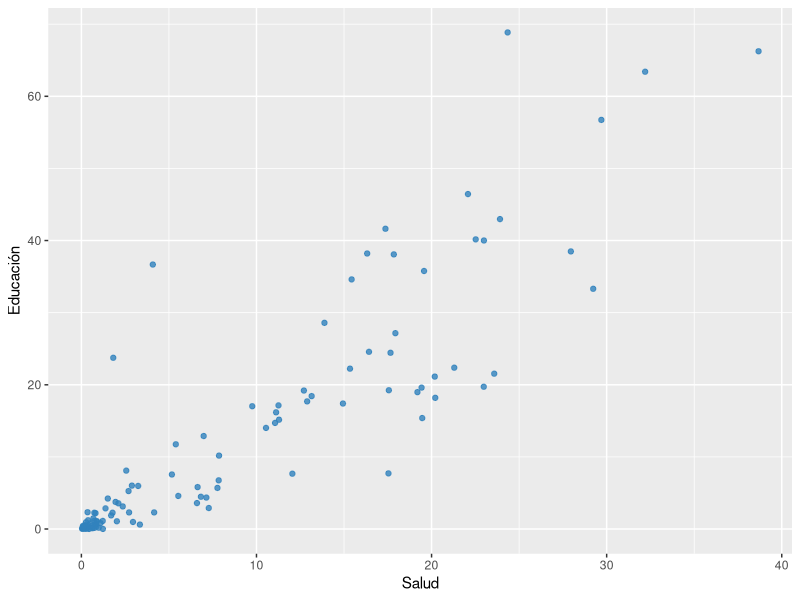

Reproduce this figure in R. (Note: this script raises an error after producing the figure.)
library(dplyr)
library(ggplot2)
library(nortest)
library(psych)
library(readxl)
library(ggplot2)


indicadoresPobreza <- read_excel("3 Dimensiones.xlsx")

#Separamos los datos por variable
datosSalud <- indicadoresPobreza$Salud
datosEstandarVida <- indicadoresPobreza$`Estándares de Vida`
datosEducacion <- indicadoresPobreza$Educación

# Scatter plot: Salud-Educacion
plot_Salud_Educacion <- ggplot(data = indicadoresPobreza, aes(x = datosSalud, y = datosEducacion)) +
  geom_point(colour="#3182bd", alpha = 0.8) +
  labs(x = "Salud", y = "Educación")
options(repr.plot.width = 6, repr.plot.height = 4)

print(plot_Salud_Educacion)

# Scatter plot: Educacion - Estandar de Vida
plot_Educacion_EstandarVida <- ggplot(data = indicadoresPobreza, aes(x = datosEduacion, y = datosEstandarVida)) +
  geom_point(colour="#319b1d",alpha = 0.8) +
  labs(x = "Educación", y = "Estádar Vida")
options(repr.plot.width = 6, repr.plot.height = 4)

print(plot_EstandarVida_Educacion)

# Scatter plot: Estandares de Vida-Salud
plot_EstandarVida_Educacion <- ggplot(data = indicadoresPobreza, aes(x = datosEstandarVida, y = datosSalud)) +
  geom_point(colour="#623397",alpha = 0.8) +
  labs(x = "Estándar de Vida", y = "Salud")
options(repr.plot.width = 6, repr.plot.height = 4)

print(plot_EstandarVida_Educacion)


# Visualización del plot 1x3
layout(matrix(1:3, nrow = 1))
par(mar = c(5, 4, 4, 2))

# Plot 1: Distribución Salud
hist(datosSalud, breaks = 20, col = "#3182bd", main = "Distribución", xlab = "Salud", ylab = "Valor")
abline(h = -0.01, col = "black", lty = 1)

# Plot 2: Distribución Educación
hist(datosEducacion, breaks = 20, col = "#319b1d", main = "Distribución", xlab = "Educación", ylab = "Valor")
abline(h = -0.01, col = "black", lty = 1)

# Plot 3: Distribución Estándar Vida
hist(datosEstandarVida, breaks = 20, col = "#623397", main = "Distribución", xlab = "Estándar Vida", ylab = "Valor")
abline(h = -0.01, col = "black", lty = 1)

# Pruebas Shapiro-Wilk

shapiro_test_salud <- shapiro.test(datosSalud)
shapiro_test_educacion <- shapiro.test(datosEducacion)
shapiro_test_vida <- shapiro.test(datosEstandarVida)
cat("Variable Salud: p-value =", shapiro_test_salud$p.value, "\n",
"Variable Educación: p-value =", shapiro_test_educacion$p.value, "\n",
"Variable Estándar de Vida: p-value =", shapiro_test_vida$p.value, "\n")



# Pruebas de Normalidad
kolmogorov_test_salud <- lillie.test(datosSalud)
cat("Variable Salud: Estadístico =", kolmogorov_test_salud$statistic, ", p-value =", kolmogorov_test_salud$p.value, "\n")

kolmogorov_test_educacion <- lillie.test(datosEducacion)
cat("Variable Educación: Estadístico =", kolmogorov_test_educacion$statistic, ", p-value =", kolmogorov_test_educacion$p.value, "\n")

kolmogorov_test_vida <- lillie.test(datosEstandarVida)
cat("Variable Estándar de Vida: Estadístico =", kolmogorov_test_vida$statistic, ", p-value =", kolmogorov_test_vida$p.value, "\n")

# Correlacion de Spearman
cor_Salud_Educacion <- corr.test(datosSalud, datosEducacion, method = "spearman")
cor_EstandarVida_Educacion <- corr.test(datosEstandarVida, datosEducacion, method = "spearman")
cor_Salud_EstandarVida <- corr.test(datosSalud, datosEstandarVida, method = "spearman")

# Resultados
print(cor_EstandarVida_Educacion)


#Bootstrap

set.seed(123)
num_simulaciones <- 1000

#-------------------------------------------------------------------------------
# Salud - Educación

# Vector para almacenar los coeficientes de correlacion simulados
coefs_Salud_Educacion <- numeric(num_simulaciones)
tamano_muestra <- length(datosSalud)

# Simulaciones
for (i in 1:num_simulaciones) {
  muestra_salud <- sample(datosSalud, tamano_muestra, replace = FALSE)
  coef_Salud_Educacion  <- cor(muestra_salud, datosEducacion, method = "spearman")
  coefs_Salud_Educacion[i] <- coef_Salud_Educacion 
}

# Histograma de los coeficientes de correlacion simulados
hist(coefs_Salud_Educacion, breaks = 30, col = "#3182bd", main = "Dist. Coef. Correlación Método Bootstrap", xlab = "Salud - Educación", ylab = "Valor")
abline(h = 0, col = "black", lty = 1)

#-------------------------------------------------------------------------------
# Educación - Estándar de Vida

# Vector para almacenar los coeficientes de correlacion simulados
coefs_Educacion_EstandarVida <- numeric(num_simulaciones)
tamano_muestra <- length(datosEducacion)

# Simulaciones
for (i in 1:num_simulaciones) {
  muestra_Educacion <- sample(datosEducacion, tamano_muestra, replace = FALSE)
  coef_Educacion_EstandarVida  <- cor(muestra_Educacion, datosEstandarVida, method = "spearman")
  coefs_Educacion_EstandarVida[i] <- coef_Educacion_EstandarVida
}

# Histograma de los coeficientes de correlacion simulados
hist(coefs_Educacion_EstandarVida, breaks = 30, col = "#319b1d", main = "Dist. Coef. Correlación Método Bootstrap", xlab = "Educación - Estándar de Vida", ylab = "Valor")
abline(h = 0, col = "black", lty = 1)


#-------------------------------------------------------------------------------
#Estándar de Vida - Salud
# Vector para almacenar los coeficientes de correlacion simulados
coefs_EstandarVida_Salud <- numeric(num_simulaciones)

tamano_muestra <- length(datosEstandarVida)

# Simulaciones
for (i in 1:num_simulaciones) {
  muestra_EstandarVida <- sample(datosEstandarVida, tamano_muestra, replace = FALSE)
  coef_EstandarVida_Salud  <- cor(muestra_EstandarVida, datosSalud, method = "spearman")
  coefs_EstandarVida_Salud[i] <- coef_EstandarVida_Salud
}

# Histograma de los coeficientes de correlacion simulados
hist(coefs_EstandarVida_Salud, breaks = 30, col = "#623397", main = "Dist. Coef. Correlación Método Bootstrap", xlab = "Estándar de Vida - Salud", ylab = "Valor")
abline(h = 0, col = "black", lty = 1)
